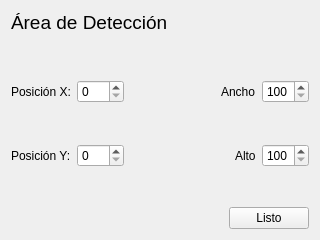
<?xml version="1.0" encoding="UTF-8"?>
<ui version="4.0">
 <class>FormConfigAreaProcesamiento</class>
 <widget class="QWidget" name="FormConfigAreaProcesamiento">
  <property name="geometry">
   <rect>
    <x>0</x>
    <y>0</y>
    <width>320</width>
    <height>240</height>
   </rect>
  </property>
  <property name="windowTitle">
   <string>Form</string>
  </property>
  <layout class="QVBoxLayout" name="verticalLayout">
   <item>
    <widget class="QLabel" name="label">
     <property name="maximumSize">
      <size>
       <width>16777215</width>
       <height>30</height>
      </size>
     </property>
     <property name="font">
      <font>
       <pointsize>14</pointsize>
      </font>
     </property>
     <property name="text">
      <string>Área de Detección</string>
     </property>
    </widget>
   </item>
   <item>
    <spacer name="verticalSpacer_3">
     <property name="orientation">
      <enum>Qt::Vertical</enum>
     </property>
     <property name="sizeHint" stdset="0">
      <size>
       <width>20</width>
       <height>40</height>
      </size>
     </property>
    </spacer>
   </item>
   <item>
    <layout class="QHBoxLayout" name="horizontalLayout_2">
     <item>
      <widget class="QLabel" name="label_2">
       <property name="text">
        <string>Posición X:</string>
       </property>
      </widget>
     </item>
     <item>
      <widget class="QSpinBox" name="spinBoxPosX">
       <property name="maximum">
        <number>620</number>
       </property>
      </widget>
     </item>
     <item>
      <spacer name="horizontalSpacer_2">
       <property name="orientation">
        <enum>Qt::Horizontal</enum>
       </property>
       <property name="sizeHint" stdset="0">
        <size>
         <width>40</width>
         <height>20</height>
        </size>
       </property>
      </spacer>
     </item>
     <item>
      <widget class="QLabel" name="label_3">
       <property name="text">
        <string>Ancho</string>
       </property>
      </widget>
     </item>
     <item>
      <widget class="QSpinBox" name="spinBoxAncho">
       <property name="minimum">
        <number>100</number>
       </property>
       <property name="maximum">
        <number>720</number>
       </property>
      </widget>
     </item>
    </layout>
   </item>
   <item>
    <spacer name="verticalSpacer">
     <property name="orientation">
      <enum>Qt::Vertical</enum>
     </property>
     <property name="sizeHint" stdset="0">
      <size>
       <width>20</width>
       <height>30</height>
      </size>
     </property>
    </spacer>
   </item>
   <item>
    <layout class="QHBoxLayout" name="horizontalLayout_3">
     <item>
      <widget class="QLabel" name="label_4">
       <property name="text">
        <string>Posición Y:</string>
       </property>
      </widget>
     </item>
     <item>
      <widget class="QSpinBox" name="spinBoxPosY">
       <property name="maximum">
        <number>476</number>
       </property>
      </widget>
     </item>
     <item>
      <spacer name="horizontalSpacer_3">
       <property name="orientation">
        <enum>Qt::Horizontal</enum>
       </property>
       <property name="sizeHint" stdset="0">
        <size>
         <width>40</width>
         <height>20</height>
        </size>
       </property>
      </spacer>
     </item>
     <item>
      <widget class="QLabel" name="label_5">
       <property name="text">
        <string>Alto</string>
       </property>
      </widget>
     </item>
     <item>
      <widget class="QSpinBox" name="spinBoxAlto">
       <property name="minimum">
        <number>100</number>
       </property>
       <property name="maximum">
        <number>576</number>
       </property>
      </widget>
     </item>
    </layout>
   </item>
   <item>
    <spacer name="verticalSpacer_2">
     <property name="orientation">
      <enum>Qt::Vertical</enum>
     </property>
     <property name="sizeHint" stdset="0">
      <size>
       <width>20</width>
       <height>29</height>
      </size>
     </property>
    </spacer>
   </item>
   <item>
    <layout class="QHBoxLayout" name="horizontalLayout">
     <item>
      <spacer name="horizontalSpacer">
       <property name="orientation">
        <enum>Qt::Horizontal</enum>
       </property>
       <property name="sizeHint" stdset="0">
        <size>
         <width>40</width>
         <height>20</height>
        </size>
       </property>
      </spacer>
     </item>
     <item>
      <widget class="QPushButton" name="pushButtonListo">
       <property name="text">
        <string>Listo</string>
       </property>
      </widget>
     </item>
    </layout>
   </item>
  </layout>
 </widget>
 <resources/>
 <connections/>
</ui>
